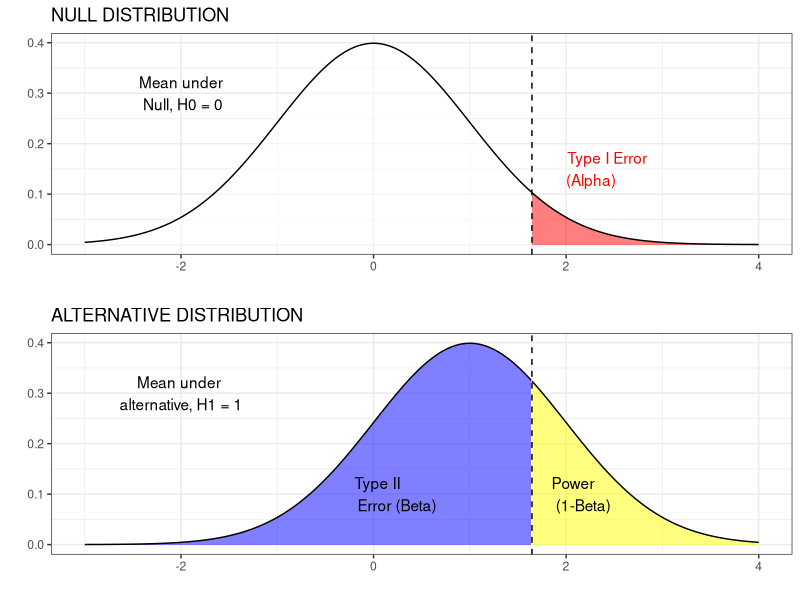
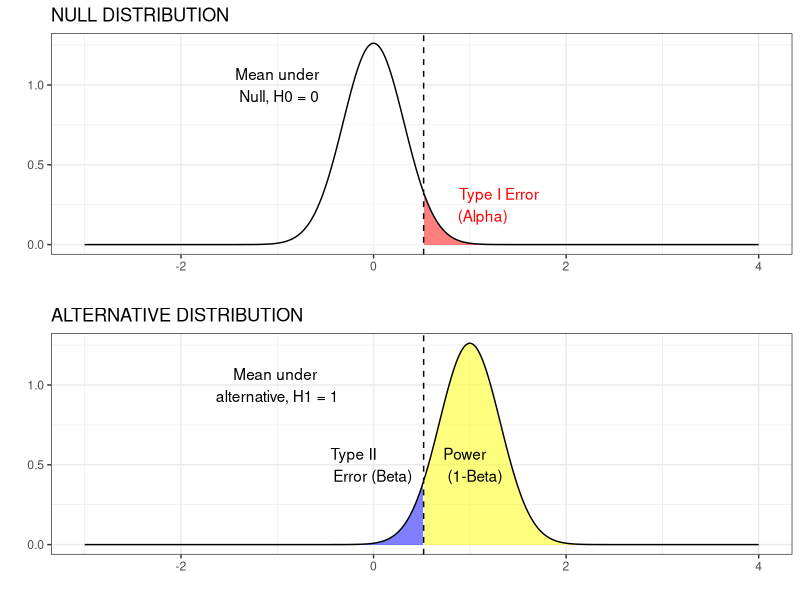

These charts were generated, in order, by the following R code:
## ---- chunk 1
list_of_packages<-c("tidyverse","kableExtra","knitr")
new.packages <- list_of_packages[!(list_of_packages %in% installed.packages()[,"Package"])]
if(length(new.packages))install.packages(new.packages,dependencies = TRUE)

library(tidyverse)
library(kableExtra)
library(knitr)
## ---- chunk 2
mymat<-matrix(NA,nrow=2,ncol=4)

mymat[,1]<-rep("Predicted",2)
mymat[,2]<-c("Predicted Positive","Predicted Negative")
mymat[,3]<-c("True Positive \n POWER","False Negative \n Type II error")
mymat[,4]<-c("False Positive \n Type I error","True Negative")

mymat<-as.data.frame(mymat)
names(mymat)<-c("","","Condition positive","Condition negative")

kable(mymat, align = "c") %>%
  kable_styling(c("striped", "bordered"),full_width = F) %>%
  column_spec(1:2, bold = T) %>%
  column_spec(1:4,width = "9em") %>%
  collapse_rows(columns = 1, valign = "middle")%>%add_header_above(c(" "," ","True" = 2))
## ---- chunk 3
#https://stats.stackexchange.com/questions/14140/how-to-best-display-graphically-type-ii-beta-error-power-and-sample-size

#TeachingDemos package in R for inspiration.

library(magrittr)
library(ggplot2)
library(ggpubr)

mha <- 1  # mean under the alternative
z <- qnorm(1-0.05,0,1/sqrt(1))   
n <- 1
x <- seq(-3, 4, length=1000)
dh0 <- dnorm(x, 0, 1/sqrt(n))
dh1 <- dnorm(x, mha, 1/sqrt(n))
mydata<-data.frame(x,dh0,dh1) %>% mutate(area = x >= z)


p1<-ggplot(data = mydata, aes(x = x, ymin = 0, ymax = dh0, fill = area)) +
  geom_ribbon(alpha=0.5) +
  geom_line(aes(y = dh0)) +
  geom_vline(xintercept = z, linetype = 'dashed') +
  theme_bw()+ylab("") +theme(legend.title = element_blank(),legend.text = element_text(c("Alpha","")))+ scale_fill_manual(labels = c("","Alpha"),values=c("white","red"))+
  annotate(geom = 'text', x = z+0.2, y = 0.15, colour="red", label = 'Type I Error\n (Alpha)', hjust = -0.2)+annotate(geom = 'text', x = -2, y = 0.3, label = 'Mean under\n Null, H0 = 0')+xlab("")+theme(legend.position = "none")+ggtitle("NULL DISTRIBUTION")

p2<-ggplot(data = mydata, aes(x = x, ymin = 0, ymax = dh1, fill = area)) +
  geom_ribbon(alpha=0.5) +
  geom_line(aes(y = dh1)) +
  geom_vline(xintercept = z, linetype = 'dashed') +
  theme_bw()+ylab("") +theme(legend.title = element_blank(),legend.text = element_text(c("Power","Type II (Beta)")))+ scale_fill_manual(labels = c("Type II (Beta)","Power"),values=c("Blue","yellow"))+
  annotate(geom = 'text', x = -0.25, y = 0.1, label = 'Type II \nError (Beta)', hjust = -0.1) +
  annotate(geom = 'text', x = z+0.2, y = 0.1, label = 'Power\n (1-Beta)', hjust = -0.01)+
  annotate(geom = 'text', x = -2, y = 0.3, label = 'Mean under \nalternative, H1 = 1')+xlab("")+theme(legend.position = "none")+ggtitle("ALTERNATIVE DISTRIBUTION")

ggarrange(p1, p2, ncol = 1, nrow = 2)


## ---- chunk 4
#https://stats.stackexchange.com/questions/14140/how-to-best-display-graphically-type-ii-beta-error-power-and-sample-size

#TeachingDemos package in R for inspiration.

library(magrittr)
library(ggplot2)
library(ggpubr)

mha <- 1  # mean under the alternative
n <- 10
z <- qnorm(1-0.05,0,1/sqrt(n))   

x <- seq(-3, 4, length=1000)
dh0 <- dnorm(x, 0, 1/sqrt(n))
dh1 <- dnorm(x, mha, 1/sqrt(n))
mydata<-data.frame(x,dh0,dh1) %>% mutate(area = x >= z)


p1<-ggplot(data = mydata, aes(x = x, ymin = 0, ymax = dh0, fill = area)) +
  geom_ribbon(alpha=0.5) +
  geom_line(aes(y = dh0)) +
  geom_vline(xintercept = z, linetype = 'dashed') +
  theme_bw()+ylab("") +theme(legend.title = element_blank(),legend.text = element_text(c("Alpha","")))+ scale_fill_manual(labels = c("","Alpha"),values=c("white","red"))+
  annotate(geom = 'text', x = z+0.2, y = 0.25, colour="red", label = 'Type I Error\n (Alpha)', hjust = -0.2)+annotate(geom = 'text', x = -1, y = 1, label = 'Mean under\n Null, H0 = 0')+xlab("")+theme(legend.position = "none")+ggtitle("NULL DISTRIBUTION")

p2<-ggplot(data = mydata, aes(x = x, ymin = 0, ymax = dh1, fill = area)) +
  geom_ribbon(alpha=0.5) +
  geom_line(aes(y = dh1)) +
  geom_vline(xintercept = z, linetype = 'dashed') +
  theme_bw()+ylab("") +theme(legend.title = element_blank(),legend.text = element_text(c("Power","Type II (Beta)")))+ scale_fill_manual(labels = c("Type II (Beta)","Power"),values=c("Blue","yellow"))+
  annotate(geom = 'text', x = -0.5, y = 0.5, label = 'Type II \nError (Beta)', hjust = -0.1) +
  annotate(geom = 'text', x = z+0.2, y = 0.5, label = 'Power\n (1-Beta)', hjust = -0.01)+
  annotate(geom = 'text', x = -1, y = 1, label = 'Mean under \nalternative, H1 = 1')+xlab("")+theme(legend.position = "none")+ggtitle("ALTERNATIVE DISTRIBUTION")

ggarrange(p1, p2, ncol = 1, nrow = 2)
